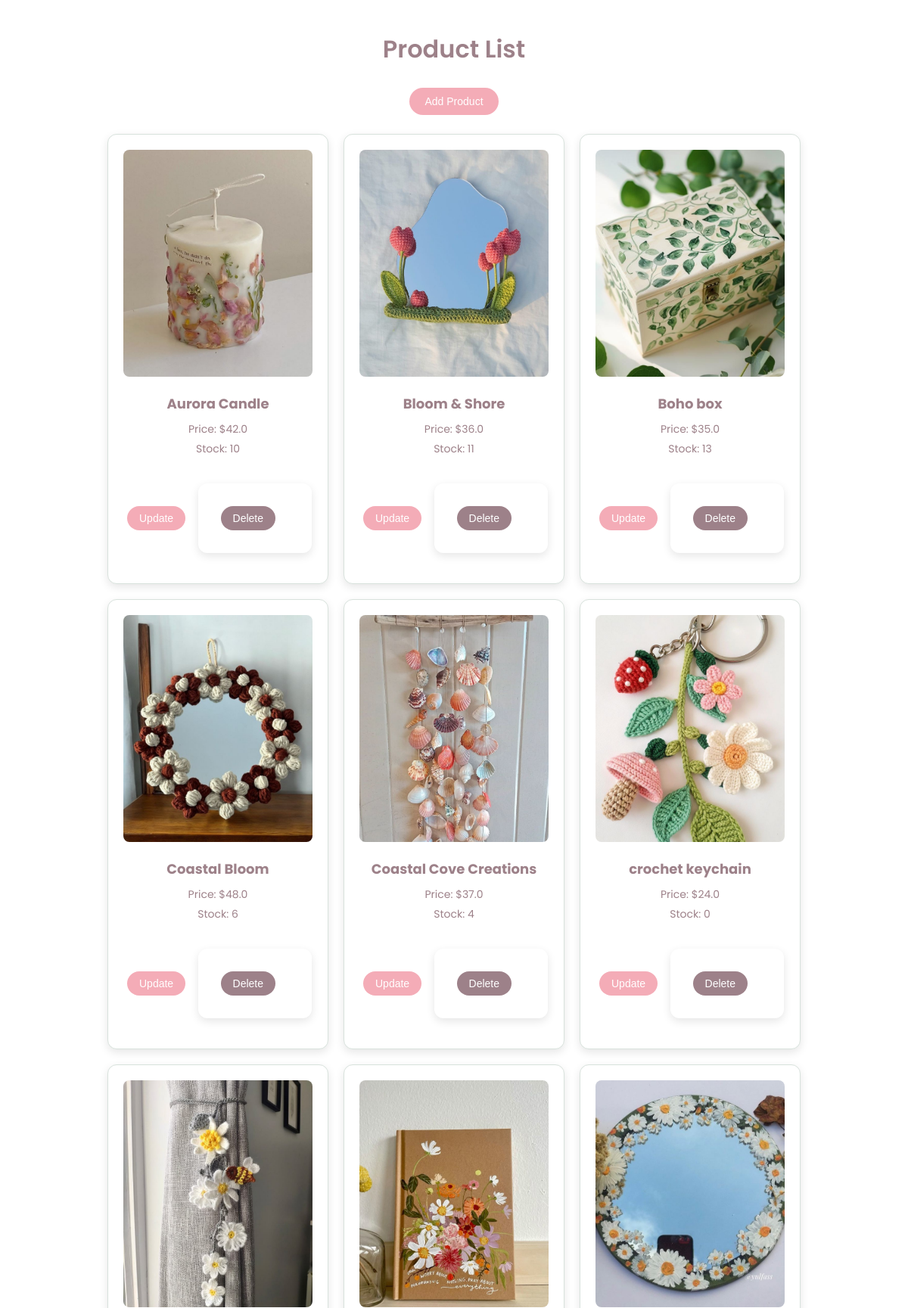
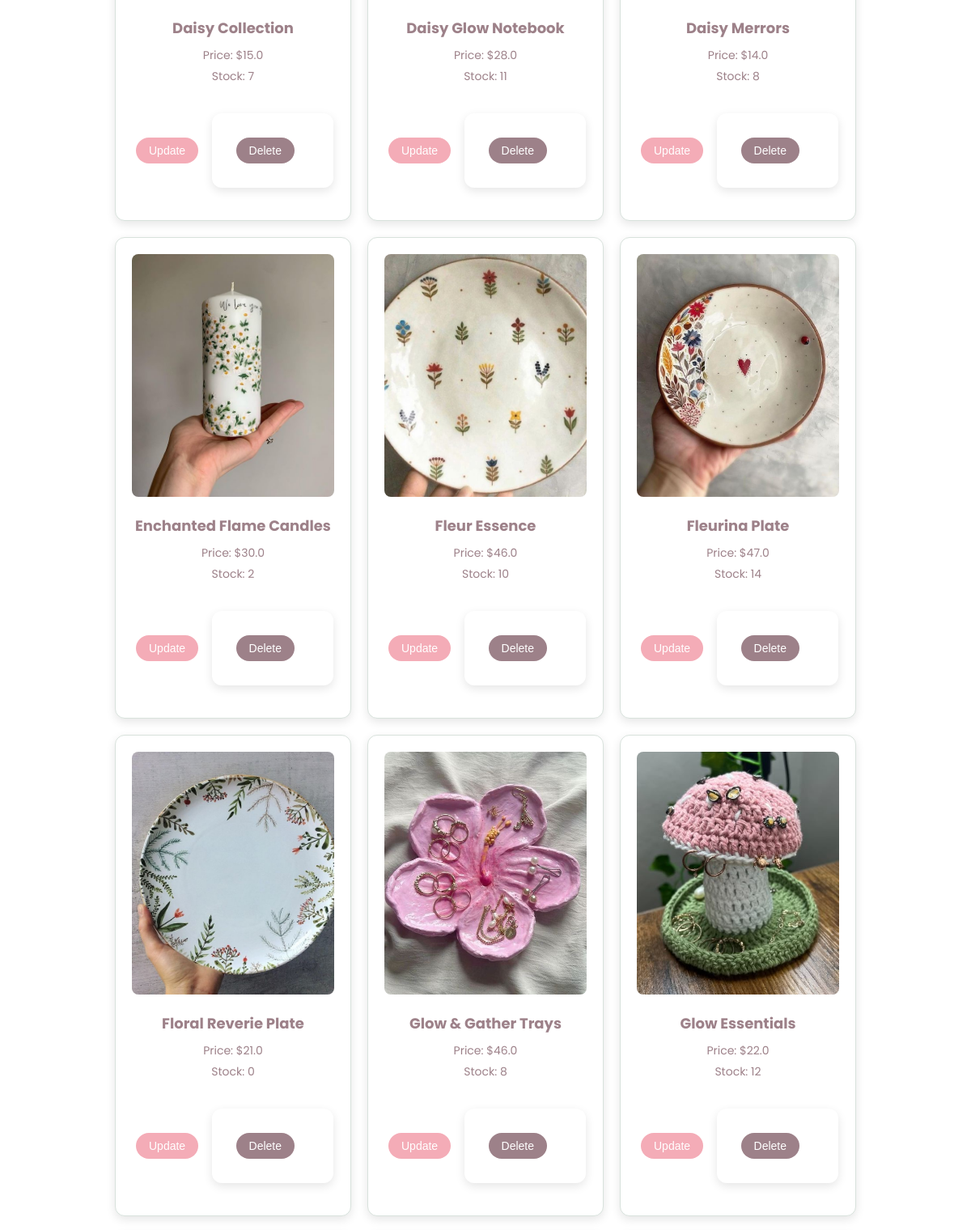
The page /home_admin (signed in, upper part) on the database its author committed (2 pictures, top to bottom).
### tables this page shows
CREATE TABLE products (
            id INTEGER PRIMARY KEY AUTOINCREMENT,
            name TEXT NOT NULL,
            price REAL NOT NULL,
            stock INTEGER NOT NULL,
            image_url TEXT
        );

### app.py (the view)
@app.route("/home_admin")
@login_required
def index_admin():
    conn = get_db()
    products = conn.execute("SELECT * FROM products").fetchall()
    conn.close()
    return render_template("home_admin.html", products=products)

### app.py (called while the page is built)
@login_manager.user_loader
def load_user(user_id):
    conn = get_db()
    user = conn.execute("SELECT * FROM users WHERE id = ?", (user_id,)).fetchone()
    conn.close()
    if user:
        return User(
            user["id"],
            user["FirstName"],
            user["LastName"],
            user["Email"],
            user["phoneNum"],
            user["password"],
            user["is_admin"],
        )
    return None  # Explicitly return None if the user is not found

def get_db():
    conn = sqlite3.connect("database.db")  # Ensure this is your actual DB file
    conn.row_factory = sqlite3.Row  # Enable dictionary-like access
    return conn

### templates/home_admin.html (shortened to what this page needs)
<!DOCTYPE html>
<html lang="en">
<head>
    <link rel="stylesheet" href="{{ url_for('static', filename='styles.css') }}">
</head>
<body>
    <h1>Product List</h1>
    <a href="{{ url_for('add_product') }}"><button>Add Product</button></a>
    <div class="product-container">
        {% for product in products %}
        <div class="product-card">
            <img src="{{ url_for('static', filename= product.image_url ) }}" alt="{{ product.name }}" />
            <h3>{{ product.name }}</h3>
            <p>Price: ${{ product.price }}</p>
            <p>Stock: {{ product.stock }}</p>
            <div class="product-actions">
                <a href="{{ url_for('update_product', product_id=product.id) }}">
                    <button class="update-btn">Update</button>
                </a>
                <form action="{{ url_for('delete_product', product_id=product.id) }}" method="POST" class="delete-form">
                    <button type="submit" class="delete-btn" onclick="return confirm('Are you sure you want to delete this product?')">Delete</button>
                </form>
            </div>
        </div>
        {% endfor %}
    </div>
</body>
</html>

### static/styles.css (style rules this page uses)
body { font-family: 'Poppins', sans-serif; background-color: #FFFFFF; margin: 0; padding: 20px; text-align: center; color: #9D8189; }
h1, h2 { color: #9D8189; font-weight: 600; }
a { text-decoration: none; color: #F4ACB7; transition: color 0.3s ease; }
.product-container { display: flex; flex-wrap: wrap; justify-content: center; gap: 20px; padding: 20px; position: relative; transition: filter 0.3s ease; }
.product-card { width: 250px; padding: 20px; border: 1px solid #D8E2DC; border-radius: 12px; box-shadow: 0 4px 12px rgba(0, 0, 0, 0.1); text-align: center; background-color: #FFFFFF; transition: transform 0.3s ease, box-shadow 0.3s ease; }
.product-card img { width: 100%; height: 300px; object-fit: cover; border-radius: 8px; }
.product-card h3 { margin: 15px 0 10px; font-size: 18px; color: #9D8189; }
.product-card p { margin: 5px 0; color: #9D8189; font-size: 14px; }
button { background-color: #F4ACB7; color: #FFFFFF; border: none; padding: 10px 20px; margin: 5px; cursor: pointer; border-radius: 25px; transition: background-color 0.3s ease; font-size: 14px; font-weight: 500; }
form { width: 40%; margin: 20px auto; background: #FFFFFF; padding: 25px; border-radius: 12px; box-shadow: 0 4px 12px rgba(0, 0, 0, 0.1); text-align: left; }
.product-actions { display: flex; justify-content: center; align-items: center; gap: 10px; margin-top: 15px; }
.update-btn, .delete-btn { background-color: #F4ACB7; color: #FFFFFF; border: none; padding: 8px 16px; cursor: pointer; border-radius: 25px; transition: background-color 0.3s ease; font-size: 14px; font-weight: 500; }
.delete-btn { background-color: #9D8189; }

### rows shown on the page
products: image_url+name (picture), name "Aurora Candle", price "42.0", stock "10"
products: image_url+name (picture), name "Bloom & Shore", price "36.0", stock "11"
products: image_url+name (picture), name "Boho box", price "35.0", stock "13"
products: image_url+name (picture), name "Coastal Bloom", price "48.0", stock "6"
products: image_url+name (picture), name "Coastal Cove Creations", price "37.0", stock "4"
products: image_url+name (picture), name "crochet keychain", price "24.0", stock "0"
products: image_url+name (picture), name "Daisy Collection", price "15.0", stock "7"
products: image_url+name (picture), name "Daisy Glow Notebook", price "28.0", stock "11"
products: image_url+name (picture), name "Daisy Merrors", price "14.0", stock "8"
products: image_url+name (picture), name "Enchanted Flame Candles", price "30.0", stock "2"
products: image_url+name (picture), name "Fleur Essence", price "46.0", stock "10"
products: image_url+name (picture), name "Fleurina Plate", price "47.0", stock "14"
products: image_url+name (picture), name "Floral Reverie Plate", price "21.0", stock "0"
products: image_url+name (picture), name "Glow & Gather Trays", price "46.0", stock "8"
products: image_url+name (picture), name "Glow Essentials", price "22.0", stock "12"
